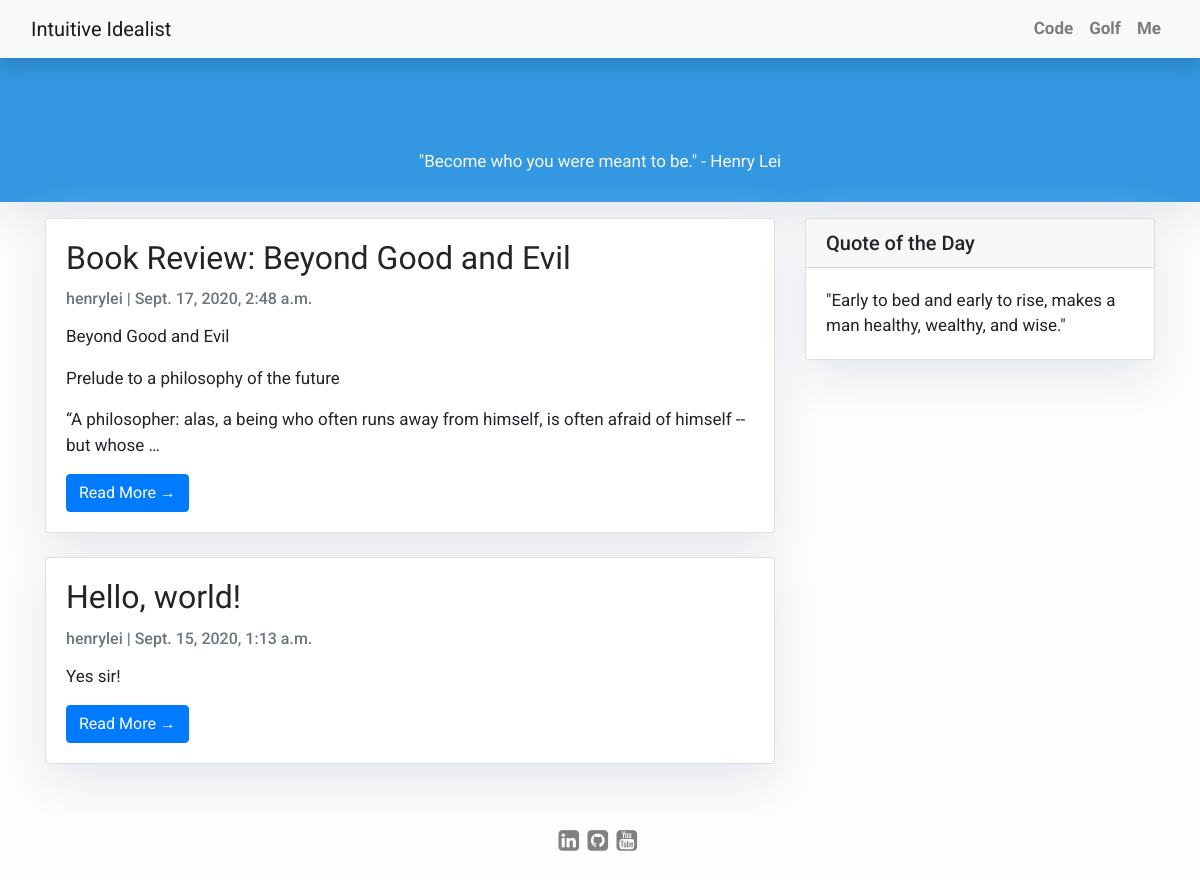
The app's page /, older data.
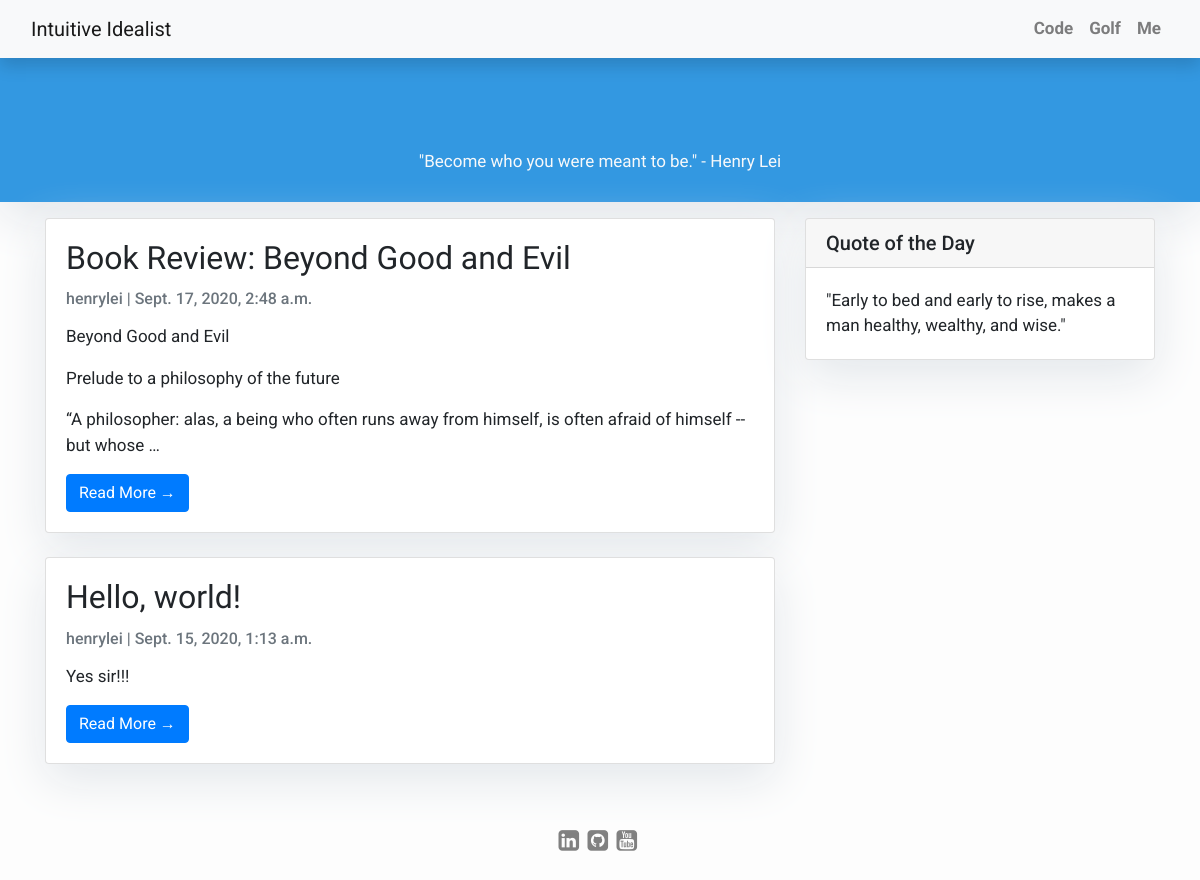
The same page, newer data.
### blog/models.py (models this page shows, shortened)
class Post(models.Model):
    title = models.CharField(max_length=200, unique=True)
    slug = models.SlugField(max_length=200, unique=True)
    author = models.ForeignKey(User, on_delete=models.CASCADE, related_name='blog_posts')
    updated_on = models.DateTimeField(auto_now=True)
    content = RichTextField()
    created_on = models.DateTimeField(auto_now_add=True)
    status = models.IntegerField(choices=STATUS, default=0)
    class Meta:
        ordering = ['-created_on']

### blog/views.py (the view)
# urls.py: path('', views.PostList.as_view(), name='home'),
class PostList(generic.ListView):
    queryset = Post.objects.filter(status=1).order_by('-created_on')
    template_name = 'index.html'

### blog/templates/index.html (shortened to what this page needs)
{% extends "base.html" %}
{% block content %}
<header class="masthead">
    <div class="container">
        <div class="row">
            <div class="mx-auto">
                <div class="site-heading">
                    <h3 class="site-heading my-4 mt-3 text-white">&nbsp;</h3>
                    <p class="text-light card-title">"Become who you were meant to be." - Henry Lei</p>
                </div>
            </div>
        </div>
    </div>
</header>
<div class="container">
    <div class="row">
        <div class="col-md-8 mt-3 left">
            {% for post in post_list %}
            <div class="card mb-4">
                <div class="card-body">
                    <h2 class="card-title">{{ post.title }}</h2>
                    <p class="card-text text-muted h6">{{ post.author }} | {{ post.created_on}} </p>
                    <p class="card-text"> {% autoescape off %}{{ post.content | safe | linebreaks | truncatewords:30 }}{% endautoescape %}</p>
                    <a href="{% url 'post_detail' post.slug  %}" class="btn btn-primary">Read More &rarr;</a>
                </div>
            </div>
            {% endfor %}
        </div>
        {% block sidebar %} {% include 'sidebar.html' %} {% endblock sidebar %}
    </div>
</div>
{% endblock content %}

Row changes from the older to the newer data that the page shows:
changed Post "Hello, world!": content "Yes sir!" → "Yes sir!!!"
